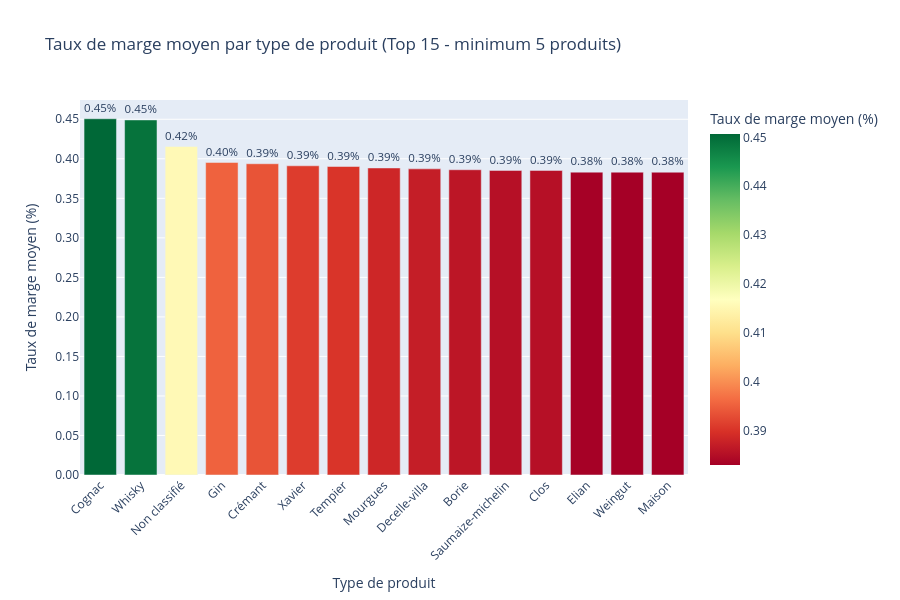

The notebook cell this image was saved under:
### Code cell
# --- 4. Créer le graphique ---
fig_marge = px.bar(df_marge_graph,
                   x='Type de produit',
                   y='Marge moyenne',
                   title="Taux de marge moyen par type de produit (Top 15 - minimum 5 produits)",
                   labels={'Type de produit': 'Type de produit',
                          'Marge moyenne': 'Taux de marge moyen (%)'},
                   color='Marge moyenne',
                   color_continuous_scale='RdYlGn',
                   text='Marge moyenne',
                   hover_data=['Nombre de produits'])

# --- 5. Améliorer la lisibilité ---
fig_marge.update_traces(
    texttemplate='%{text:.2f}%',
    textposition='outside'
)

fig_marge.update_layout(
    yaxis_tickformat='.2f',
    yaxis_title='Taux de marge moyen (%)',
    height=600,
    xaxis_tickangle=-45,
    showlegend=False,
    font=dict(size=12)
)

fig_marge.show()

### Figure 1 — Plotly figure (JSON) as saved in the notebook; plotly's stock layout.template omitted (floating-point values rounded to 4 significant figures)
{"data": [{"alignmentgroup": "True", "customdata": [[16], [28], [108], [28], [18], [10], [6], [6], [12], [6], [14], [14], [8], [12], [12]], "hovertemplate": "Type de produit=%{x}<br>Taux de marge moyen (%)=%{marker.color}<br>Nombre de produits=%{customdata[0]}<extra></extra>", "legendgroup": "", "marker": {"color": [0.4507, 0.4492, 0.4157, 0.3954, 0.3938, 0.3911, 0.3903, 0.3884, 0.3873, 0.3861, 0.3853, 0.3853, 0.3832, 0.3831, 0.383], "coloraxis": "coloraxis", "pattern": {"shape": ""}}, "name": "", "offsetgroup": "", "orientation": "v", "showlegend": false, "text": [0.4507, 0.4492, 0.4157, 0.3954, 0.3938, 0.3911, 0.3903, 0.3884, 0.3873, 0.3861, 0.3853, 0.3853, 0.3832, 0.3831, 0.383], "textposition": "outside", "texttemplate": "%{text:.2f}%", "type": "bar", "x": ["Cognac", "Whisky", "Non classifié", "Gin", "Crémant", "Xavier", "Tempier", "Mourgues", "Decelle-villa", "Borie", "Saumaize-michelin", "Clos", "Elian", "Weingut", "Maison"], "xaxis": "x", "y": [0.4507, 0.4492, 0.4157, 0.3954, 0.3938, 0.3911, 0.3903, 0.3884, 0.3873, 0.3861, 0.3853, 0.3853, 0.3832, 0.3831, 0.383], "yaxis": "y"}], "layout": {"barmode": "relative", "coloraxis": {"colorbar": {"title": {"text": "Taux de marge moyen (%)"}}, "colorscale": [[0, "rgb(165,0,38)"], [0.1, "rgb(215,48,39)"], [0.2, "rgb(244,109,67)"], [0.3, "rgb(253,174,97)"], [0.4, "rgb(254,224,139)"], [0.5, "rgb(255,255,191)"], [0.6, "rgb(217,239,139)"], [0.7, "rgb(166,217,106)"], [0.8, "rgb(102,189,99)"], [0.9, "rgb(26,152,80)"], [1, "rgb(0,104,55)"]]}, "font": {"size": 12}, "height": 600, "legend": {"tracegroupgap": 0}, "showlegend": false, "title": {"text": "Taux de marge moyen par type de produit (Top 15 - minimum 5 produits)"}, "xaxis": {"anchor": "y", "domain": [0, 1], "tickangle": -45, "title": {"text": "Type de produit"}}, "yaxis": {"anchor": "x", "domain": [0, 1], "tickformat": ".2f", "title": {"text": "Taux de marge moyen (%)"}}}}
